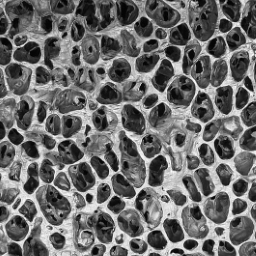
#> input picture MicroStructures/Segmentation/201.png, 256 x 256 px
$ python ExtractStructure.py
#> lines starting #> are read from the running program, lines starting #| are printed output that depends on the picture
import cv2
from matplotlib import pyplot as plt
import numpy as np
import os
from glob import glob

def load_image(img_path: str, size = None):
#> called with img_path = '201.png', size = (512, 512)
    if size == None:
        size = (256, 256)
    img = cv2.imread(img_path, cv2.IMREAD_GRAYSCALE)
#> img is the input picture: shape (256, 256); min 2, max 250, mean 108.1
    img = cv2.resize(img, size)
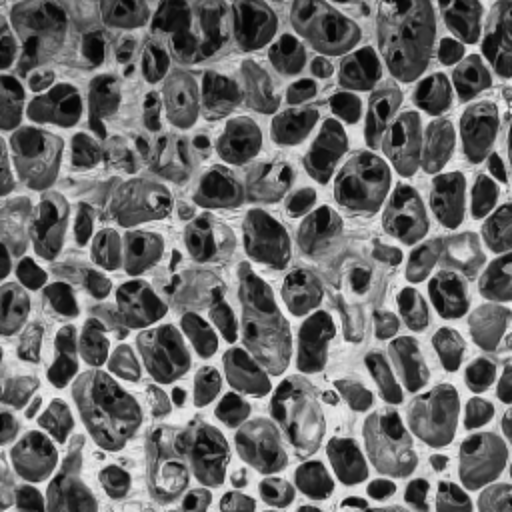
#> img: shape (512, 512); min 2, max 243, mean 108.1
    #img_size = img.shape()
    return img


class Fourier:
    def __init__(self) -> None:
        pass
    def fourier_transform(self, img):
        img_fourier = np.fft.fftshift(np.fft.fft2(img))
        return img_fourier

    # [63 lines left out: functions fourier_edge, merge_arrays, merge_edges, plot_variations, Extract, not called in this run]

class KMeans:
    def __init__(self) -> None:
        pass

    def BilateralBlur(self, image, diameter, sigmaColor, sigmaSpace):
#> called with diameter = 11, sigmaColor = 41, sigmaSpace = 21
        blurred = cv2.bilateralFilter(image, diameter, sigmaColor, sigmaSpace)
        return blurred

    def Extract(self, path):
        image = load_image(path, size=(512, 512))
        image = self.BilateralBlur(image, 11, 41, 21)
        # Reshaping the image into a 2D array of pixels and 3 color values (RGB)
        pixel_vals = image.reshape((-1,1))
        pixel_vals = np.float32(pixel_vals)
        criteria = (cv2.TERM_CRITERIA_EPS + cv2.TERM_CRITERIA_MAX_ITER, 100, 0.85)

        # then perform k-means clustering with number of clusters defined as 3
        #also random centres are initially choosed for k-means clustering
        k = 7
        retval, labels, centers = cv2.kmeans(pixel_vals, k, None, criteria, 10, cv2.KMEANS_RANDOM_CENTERS)
#> retval = 18561957.2; centers = [202.1, 138.4, 57.04, 171.7, 31.74, 107.2, 81.3]

        # convert data into 8-bit values
        centers = np.uint8(centers)
#> centers = [202, 138, 57, 171, 31, 107, 81]
        segmented_data = centers[labels.flatten()]

        # reshape data into the original image dimensions
        segmented_image = segmented_data.reshape((image.shape))
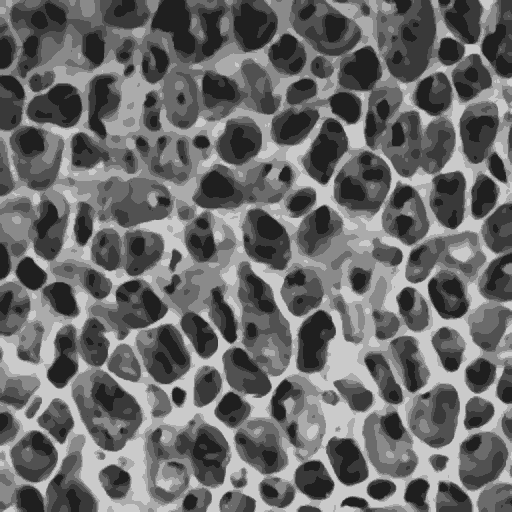
#> segmented_image: shape (512, 512); min 31, max 202, mean 107.6

        plt.imsave("7C-11-41-21.png", segmented_image, cmap="gray")
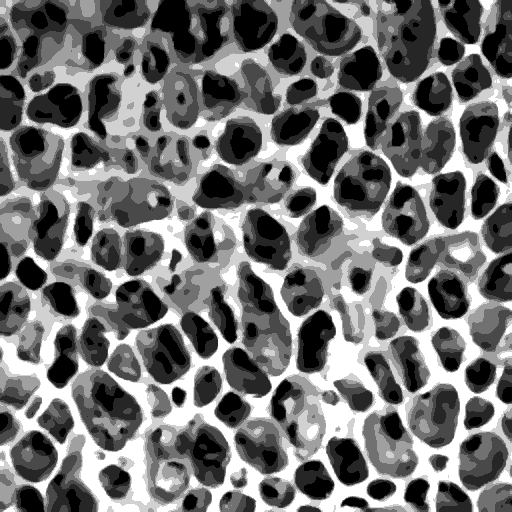
#> saved as 7C-11-41-21.png: shape (512, 512, 3); min 0, max 255, mean 113.9
        #plt.show()

kmeansextractor = KMeans()
kmeansextractor.Extract("201.png")
